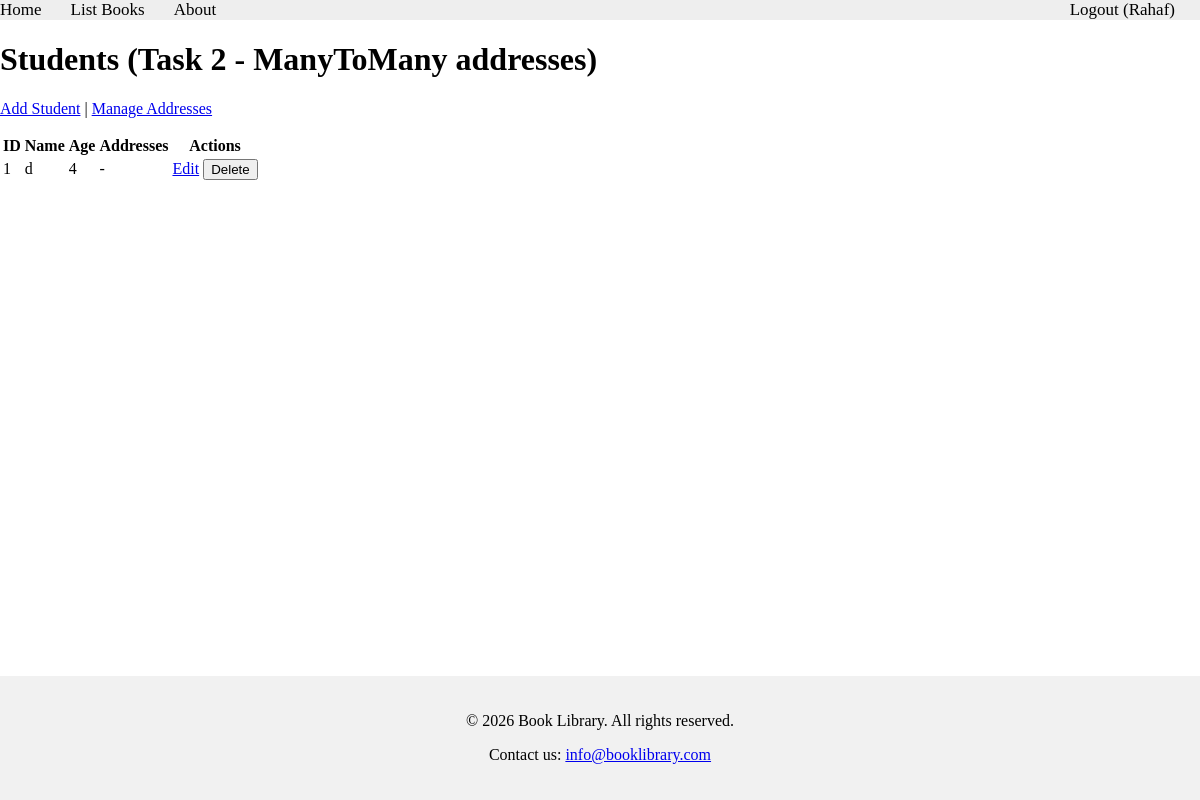
/books/lab11/task2/students (signed in), run on the app's committed database.
### apps/bookmodule/models.py (models this page shows, shortened)
class Student2(models.Model):
    name = models.CharField(max_length=100)
    age = models.IntegerField()
    addresses = models.ManyToManyField(Address2, blank=True)

### apps/bookmodule/views.py (the view)
# urls.py: path('lab11/task2/students', views.lab11_task2_list_students, name="books.lab11.task2.list_students"),
@login_required
def lab11_task2_list_students(request):
    students = Student2.objects.prefetch_related('addresses').order_by('id')
    return render(request, 'bookmodule/lab11_task2_list_students.html', {'students': students})

### apps/template/bookmodule/lab11_task2_list_students.html (shortened to what this page needs)
{% extends 'layouts/base.html' %}
{% block content %}
<h1>Students (Task 2 - ManyToMany addresses)</h1>
<p>
    <a href="{% url 'books.lab11.task2.add_student' %}">Add Student</a> |
    <a href="{% url 'books.lab11.task2.list_addresses' %}">Manage Addresses</a>
</p>
<table>
    <tr><th>ID</th><th>Name</th><th>Age</th><th>Addresses</th><th>Actions</th></tr>
    {% for student in students %}
    <tr>
        <td>{{ student.id }}</td>
        <td>{{ student.name }}</td>
        <td>{{ student.age }}</td>
        <td>
            {% for addr in student.addresses.all %}{{ addr.city }}{% if not forloop.last %}, {% endif %}{% empty %}-{% endfor %}
        </td>
        <td>
            <a href="{% url 'books.lab11.task2.edit_student' student.id %}">Edit</a>
            <form method="post" action="{% url 'books.lab11.task2.delete_student' student.id %}" style="display:inline"
                  onsubmit="return confirm('Delete {{ student.name }}?');">
                <button type="submit">Delete</button>
            </form>
        </td>
    </tr>
    {% empty %}
    <tr><td colspan="5">No students yet.</td></tr>
    {% endfor %}
</table>
{% endblock %}

### apps/template/includes/header.html
{% with request.resolver_match.url_name as url_name %}
<div class="topnav">
<a class="{% if url_name == 'books.index' %}active{% endif %}" href="{% url 'books.index' %}">Home</a>
<a class="{% if url_name == 'books.list_books' %}active{% endif %}" href="{% url 'books.list_books' %}">List Books</a>
<a class="{% if url_name == 'books.aboutus' %}active{% endif %}" href="{% url 'books.aboutus' %}">About</a>
{% if user.is_authenticated %}
    <a href="{% url 'users.logout' %}" style="float:right;">Logout ({{ user.username }})</a>
{% else %}
    <a class="{% if url_name == 'users.login' %}active{% endif %}" href="{% url 'users.login' %}" style="float:right;">Login</a>
    <a class="{% if url_name == 'users.register' %}active{% endif %}" href="{% url 'users.register' %}" style="float:right;">Register</a>
{% endif %}
</div>
{% endwith %}

### apps/static/styles.css (style rules this page uses)
.topnav { background-color: #eeeeee; width: 100%; }
.topnav a { color: #000000; text-align: center; margin-right: 25px; text-decoration: none; font-size: 17px; }

### apps/template/layouts/base.html (style rules this page uses)
body { display: flex; flex-direction: column; min-height: 100vh; margin: 0; }

### data on the page
Student2: id "1", name "d", age "4"

### other printed values
{{ user.username }} "Rahaf"
